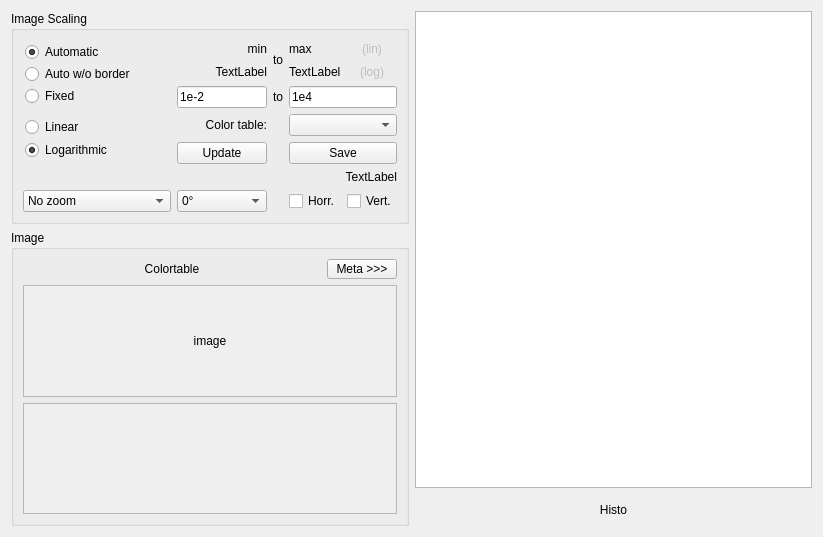
<?xml version="1.0" encoding="UTF-8"?>
<ui version="4.0">
 <class>widImage</class>
 <widget class="QWidget" name="widImage">
  <property name="geometry">
   <rect>
    <x>0</x>
    <y>0</y>
    <width>823</width>
    <height>537</height>
   </rect>
  </property>
  <property name="windowTitle">
   <string>Image Display</string>
  </property>
  <layout class="QHBoxLayout" name="horizontalLayout_3">
   <item>
    <layout class="QVBoxLayout" name="verticalLayout_2">
     <item>
      <widget class="QGroupBox" name="grpScaling">
       <property name="title">
        <string>Image Scaling</string>
       </property>
       <layout class="QGridLayout" name="gridLayout_6" columnstretch="1,0,0,0,0">
        <item row="8" column="1">
         <widget class="QComboBox" name="cbsRotation">
          <item>
           <property name="text">
            <string>0°</string>
           </property>
          </item>
          <item>
           <property name="text">
            <string>90°</string>
           </property>
          </item>
          <item>
           <property name="text">
            <string>180°</string>
           </property>
          </item>
          <item>
           <property name="text">
            <string>270°</string>
           </property>
          </item>
         </widget>
        </item>
        <item row="2" column="3" colspan="2">
         <widget class="QLineEdit" name="inpFixedMax">
          <property name="toolTip">
           <string>Maximum of data for scaling (lin). Scatter-Default=1e4</string>
          </property>
          <property name="text">
           <string>1e4</string>
          </property>
          <property name="placeholderText">
           <string>Maximum</string>
          </property>
         </widget>
        </item>
        <item row="6" column="0" colspan="5">
         <widget class="QLabel" name="lblFilename">
          <property name="text">
           <string>TextLabel</string>
          </property>
          <property name="alignment">
           <set>Qt::AlignRight|Qt::AlignTrailing|Qt::AlignVCenter</set>
          </property>
         </widget>
        </item>
        <item row="4" column="1">
         <widget class="QLabel" name="lblCbsColorTbl">
          <property name="text">
           <string>Color table:</string>
          </property>
          <property name="alignment">
           <set>Qt::AlignRight|Qt::AlignTrailing|Qt::AlignVCenter</set>
          </property>
         </widget>
        </item>
        <item row="8" column="0">
         <widget class="QComboBox" name="cbsZoom">
          <item>
           <property name="text">
            <string>No zoom</string>
           </property>
          </item>
          <item>
           <property name="text">
            <string>Zoom * 2</string>
           </property>
          </item>
          <item>
           <property name="text">
            <string>Zoom * 4</string>
           </property>
          </item>
          <item>
           <property name="text">
            <string>Zoom / 2</string>
           </property>
          </item>
          <item>
           <property name="text">
            <string>Zoom / 4</string>
           </property>
          </item>
          <item>
           <property name="text">
            <string>640*640</string>
           </property>
          </item>
         </widget>
        </item>
        <item row="2" column="1">
         <widget class="QLineEdit" name="inpFixedMin">
          <property name="maximumSize">
           <size>
            <width>90</width>
            <height>16777215</height>
           </size>
          </property>
          <property name="toolTip">
           <string>Minimum of data for scaling (lin). Scatter-Default=1e-2</string>
          </property>
          <property name="text">
           <string>1e-2</string>
          </property>
          <property name="placeholderText">
           <string>Minimum</string>
          </property>
         </widget>
        </item>
        <item row="5" column="1">
         <widget class="QPushButton" name="butUpdate">
          <property name="toolTip">
           <string>Update graphic according to the changed color table settings</string>
          </property>
          <property name="text">
           <string>Update</string>
          </property>
         </widget>
        </item>
        <item row="4" column="3" colspan="2">
         <widget class="QComboBox" name="cbsColorTbl"/>
        </item>
        <item row="8" column="3">
         <widget class="QCheckBox" name="togMirrorH">
          <property name="toolTip">
           <string>Mirror horizontal</string>
          </property>
          <property name="text">
           <string>Horr.</string>
          </property>
         </widget>
        </item>
        <item row="2" column="2">
         <widget class="QLabel" name="label_23">
          <property name="text">
           <string>to</string>
          </property>
          <property name="alignment">
           <set>Qt::AlignCenter</set>
          </property>
         </widget>
        </item>
        <item row="0" column="0" rowspan="3">
         <widget class="QFrame" name="frame">
          <property name="frameShape">
           <enum>QFrame::NoFrame</enum>
          </property>
          <property name="frameShadow">
           <enum>QFrame::Raised</enum>
          </property>
          <layout class="QVBoxLayout" name="verticalLayout_3">
           <property name="spacing">
            <number>2</number>
           </property>
           <property name="leftMargin">
            <number>2</number>
           </property>
           <property name="topMargin">
            <number>2</number>
           </property>
           <property name="rightMargin">
            <number>2</number>
           </property>
           <property name="bottomMargin">
            <number>2</number>
           </property>
           <item>
            <widget class="QRadioButton" name="radScaleAuto">
             <property name="toolTip">
              <string>Search for min / max and scales this range to the complete color table</string>
             </property>
             <property name="text">
              <string>Automatic</string>
             </property>
             <property name="checked">
              <bool>true</bool>
             </property>
            </widget>
           </item>
           <item>
            <widget class="QRadioButton" name="radScaleAutoNoBorder">
             <property name="toolTip">
              <string>Search for min / max but ignores all border pixel and scales this range to the complete color table</string>
             </property>
             <property name="text">
              <string>Auto w/o border</string>
             </property>
            </widget>
           </item>
           <item>
            <widget class="QRadioButton" name="radScaleFixed">
             <property name="toolTip">
              <string>Use the given min / max values and scales this range to the complete color table</string>
             </property>
             <property name="text">
              <string>Fixed</string>
             </property>
            </widget>
           </item>
          </layout>
         </widget>
        </item>
        <item row="5" column="3" colspan="2">
         <widget class="QPushButton" name="butSave">
          <property name="toolTip">
           <string>Save this image in binary format, as PNG and Text</string>
          </property>
          <property name="text">
           <string>Save</string>
          </property>
         </widget>
        </item>
        <item row="8" column="4">
         <widget class="QCheckBox" name="togMirrorV">
          <property name="toolTip">
           <string>Mirror vertical</string>
          </property>
          <property name="text">
           <string>Vert.</string>
          </property>
         </widget>
        </item>
        <item row="4" column="0" rowspan="2">
         <widget class="QFrame" name="frame_2">
          <property name="frameShape">
           <enum>QFrame::NoFrame</enum>
          </property>
          <property name="frameShadow">
           <enum>QFrame::Raised</enum>
          </property>
          <layout class="QVBoxLayout" name="verticalLayout_4">
           <property name="spacing">
            <number>2</number>
           </property>
           <property name="leftMargin">
            <number>2</number>
           </property>
           <property name="topMargin">
            <number>2</number>
           </property>
           <property name="rightMargin">
            <number>2</number>
           </property>
           <property name="bottomMargin">
            <number>2</number>
           </property>
           <item>
            <widget class="QRadioButton" name="radShowLin">
             <property name="text">
              <string>Linear</string>
             </property>
            </widget>
           </item>
           <item>
            <widget class="QRadioButton" name="radShowLog">
             <property name="text">
              <string>Logarithmic</string>
             </property>
             <property name="checked">
              <bool>true</bool>
             </property>
            </widget>
           </item>
          </layout>
         </widget>
        </item>
        <item row="0" column="1">
         <widget class="QLabel" name="lblDispMinLin">
          <property name="toolTip">
           <string>value = Minimum of data
(0) value = Minimum &gt; 0</string>
          </property>
          <property name="text">
           <string>min</string>
          </property>
          <property name="alignment">
           <set>Qt::AlignRight|Qt::AlignTrailing|Qt::AlignVCenter</set>
          </property>
         </widget>
        </item>
        <item row="1" column="1">
         <widget class="QLabel" name="lblDispMinLog">
          <property name="toolTip">
           <string>log10( Minimum of data &gt; 0 )</string>
          </property>
          <property name="text">
           <string>TextLabel</string>
          </property>
          <property name="alignment">
           <set>Qt::AlignRight|Qt::AlignTrailing|Qt::AlignVCenter</set>
          </property>
         </widget>
        </item>
        <item row="1" column="3">
         <widget class="QLabel" name="lblDispMaxLog">
          <property name="toolTip">
           <string>log10( Maximum of data )</string>
          </property>
          <property name="text">
           <string>TextLabel</string>
          </property>
         </widget>
        </item>
        <item row="0" column="3">
         <widget class="QLabel" name="lblDispMaxLin">
          <property name="toolTip">
           <string>Maximum value of data</string>
          </property>
          <property name="text">
           <string>max</string>
          </property>
         </widget>
        </item>
        <item row="1" column="4">
         <widget class="QLabel" name="label">
          <property name="enabled">
           <bool>false</bool>
          </property>
          <property name="text">
           <string>(log)</string>
          </property>
          <property name="alignment">
           <set>Qt::AlignCenter</set>
          </property>
         </widget>
        </item>
        <item row="0" column="4">
         <widget class="QLabel" name="label_2">
          <property name="enabled">
           <bool>false</bool>
          </property>
          <property name="text">
           <string>(lin)</string>
          </property>
          <property name="alignment">
           <set>Qt::AlignCenter</set>
          </property>
         </widget>
        </item>
        <item row="0" column="2" rowspan="2">
         <widget class="QLabel" name="label_21">
          <property name="text">
           <string>to</string>
          </property>
          <property name="alignment">
           <set>Qt::AlignCenter</set>
          </property>
         </widget>
        </item>
       </layout>
      </widget>
     </item>
     <item>
      <widget class="QGroupBox" name="grpImage">
       <property name="title">
        <string>Image</string>
       </property>
       <layout class="QGridLayout" name="gridLayout">
        <item row="0" column="2">
         <widget class="QPushButton" name="butMetaData">
          <property name="maximumSize">
           <size>
            <width>70</width>
            <height>20</height>
           </size>
          </property>
          <property name="text">
           <string>Meta &gt;&gt;&gt;</string>
          </property>
          <property name="checkable">
           <bool>true</bool>
          </property>
         </widget>
        </item>
        <item row="1" column="0" colspan="3">
         <widget class="QScrollArea" name="scrollArea2d">
          <property name="widgetResizable">
           <bool>true</bool>
          </property>
          <widget class="QWidget" name="scrollAreaWidgetContents">
           <property name="geometry">
            <rect>
             <x>0</x>
             <y>0</y>
             <width>414</width>
             <height>100</height>
            </rect>
           </property>
           <layout class="QHBoxLayout" name="horizontalLayout_2">
            <property name="leftMargin">
             <number>0</number>
            </property>
            <property name="topMargin">
             <number>0</number>
            </property>
            <property name="rightMargin">
             <number>0</number>
            </property>
            <property name="bottomMargin">
             <number>0</number>
            </property>
            <item>
             <widget class="QLabel" name="lblImage">
              <property name="minimumSize">
               <size>
                <width>100</width>
                <height>100</height>
               </size>
              </property>
              <property name="contextMenuPolicy">
               <enum>Qt::CustomContextMenu</enum>
              </property>
              <property name="text">
               <string>image</string>
              </property>
              <property name="alignment">
               <set>Qt::AlignCenter</set>
              </property>
             </widget>
            </item>
           </layout>
          </widget>
         </widget>
        </item>
        <item row="2" column="0" colspan="3">
         <widget class="QScrollArea" name="scrollArea1d">
          <property name="widgetResizable">
           <bool>true</bool>
          </property>
          <widget class="QWidget" name="scrollAreaWidgetContents_2">
           <property name="geometry">
            <rect>
             <x>0</x>
             <y>0</y>
             <width>397</width>
             <height>100</height>
            </rect>
           </property>
           <layout class="QHBoxLayout" name="horizontalLayout">
            <property name="leftMargin">
             <number>0</number>
            </property>
            <property name="topMargin">
             <number>0</number>
            </property>
            <property name="rightMargin">
             <number>0</number>
            </property>
            <property name="bottomMargin">
             <number>0</number>
            </property>
            <item>
             <widget class="QWidget" name="widPlot" native="true">
              <property name="minimumSize">
               <size>
                <width>100</width>
                <height>100</height>
               </size>
              </property>
             </widget>
            </item>
           </layout>
          </widget>
         </widget>
        </item>
        <item row="0" column="0" colspan="2">
         <widget class="QLabel" name="lblColorTable">
          <property name="text">
           <string>Colortable</string>
          </property>
          <property name="alignment">
           <set>Qt::AlignCenter</set>
          </property>
         </widget>
        </item>
       </layout>
      </widget>
     </item>
    </layout>
   </item>
   <item>
    <layout class="QVBoxLayout" name="verticalLayout">
     <item>
      <widget class="QTableWidget" name="tblMetaData">
       <property name="minimumSize">
        <size>
         <width>350</width>
         <height>0</height>
        </size>
       </property>
       <attribute name="horizontalHeaderStretchLastSection">
        <bool>true</bool>
       </attribute>
       <attribute name="verticalHeaderVisible">
        <bool>false</bool>
       </attribute>
       <attribute name="verticalHeaderMinimumSectionSize">
        <number>26</number>
       </attribute>
       <attribute name="verticalHeaderDefaultSectionSize">
        <number>30</number>
       </attribute>
      </widget>
     </item>
     <item>
      <widget class="QLabel" name="lblHistogram">
       <property name="minimumSize">
        <size>
         <width>0</width>
         <height>32</height>
        </size>
       </property>
       <property name="text">
        <string>Histo</string>
       </property>
       <property name="alignment">
        <set>Qt::AlignCenter</set>
       </property>
      </widget>
     </item>
    </layout>
   </item>
  </layout>
 </widget>
 <resources/>
 <connections/>
</ui>
